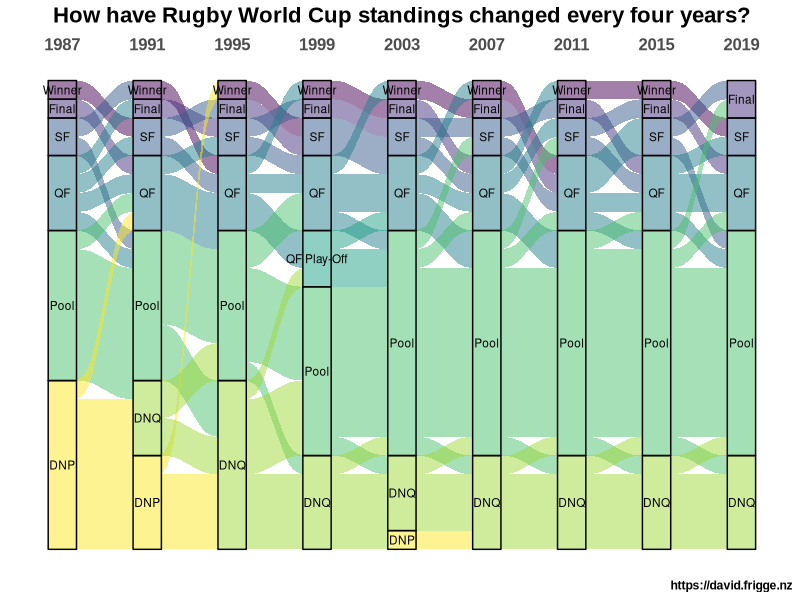
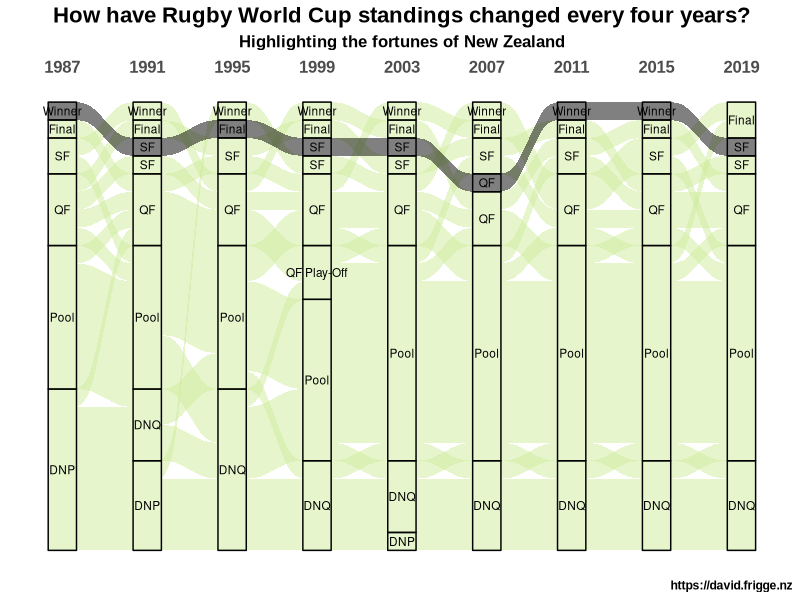

These figures' R source, in order:
## ---- chunk 1
library(magrittr)
library(glue)
library(readr)
library(dplyr)
library(tidyr)
library(purrr)
library(ggplot2)
library(ggalluvial)

standings <- read_csv("data/rwc_standings.csv")

rwc_groups <- c("Winner", "Final", "SF", "QF", "QF Play-Off", "Pool", "DNQ", "DNP")

standings %<>% 
  pivot_longer(cols = -Country, names_to = "Year", values_to = "Stage") %>%
  mutate(n = 1)

standings_f <- 
  standings %>% 
  mutate(Stage = factor(Stage, level = rwc_groups))

ggplot(standings_f,
       aes(x = Year, stratum = Stage, alluvium = Country,
           y = n,
           fill = Stage, label = Stage)) +
  scale_x_discrete(position = "top") +
  scale_fill_viridis_d() +
  geom_flow() +
  geom_stratum(alpha = .5) +
  geom_text(stat = "stratum", size = 3) +
  theme(legend.position = "none",
        panel.background = element_blank(),
        axis.ticks = element_blank(),
        axis.text.y = element_blank(),
        axis.text.x = element_text(size = 12),
        axis.title = element_blank(),
        text = element_text(family = "Arial", face = "bold"),
        plot.title = element_text(hjust = 0.5, size = 16),
        plot.subtitle = element_text(hjust = 0.5, size = 12)) +
  labs(title = "How have Rugby World Cup standings changed every four years?",
       caption = "https://david.frigge.nz",
       x = NULL, y = NULL)

## ---- chunk 2
HIGHLIGHT_COUNTRY <- "New Zealand"
rwc_groups_hl <- 
  rwc_groups %>% 
  map(~ c(paste("HL", .), paste("ZZ", .))) %>% 
  flatten() %>% 
  unlist()
standings_hl <- 
  standings %>% 
  mutate(HLStage = factor(if_else(Country == HIGHLIGHT_COUNTRY, paste("HL", Stage), paste("ZZ", Stage)),
                          levels = rwc_groups_hl),
         highlight_colour = if_else(Country == HIGHLIGHT_COUNTRY, "black", "#cfec9c"))

ggplot(standings_hl,
       aes(x = Year, stratum = HLStage, alluvium = Country,
           y = n, 
           fill = highlight_colour,
           label = Stage)) +
  scale_x_discrete(position = "top") +
  scale_fill_identity() +
  geom_flow() +
  geom_stratum(alpha = .5) +
  geom_text(stat = "stratum", size = 3) +
  theme(legend.position = "none",
        panel.background = element_blank(),
        axis.ticks = element_blank(),
        axis.text.y = element_blank(),
        axis.text.x = element_text(size = 12),
        axis.title = element_blank(),
        text = element_text(family = "Arial", face = "bold"),
        plot.title = element_text(hjust = 0.5, size = 16),
        plot.subtitle = element_text(hjust = 0.5, size = 12)) +
  labs(title = "How have Rugby World Cup standings changed every four years?",
       subtitle = glue("Highlighting the fortunes of {HIGHLIGHT_COUNTRY}"),
       caption = "https://david.frigge.nz",
       x = NULL, y = NULL)
